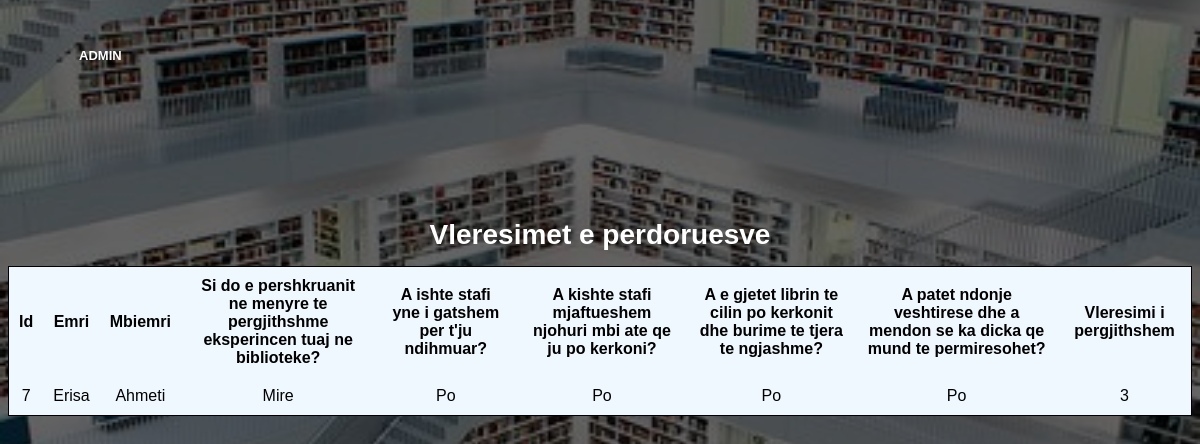
The app's page /shiko_vleresimet.php with its own data.
### tables this page shows
CREATE TABLE `review` (
  `review_id` int(11) NOT NULL,
  `pyetja1` text NOT NULL,
  `pyetja2` text NOT NULL,
  `pyetja3` text NOT NULL,
  `pyetja4` text NOT NULL,
  `pyetja5` text NOT NULL,
  `Vleresimi_pergjithshem` int(11) NOT NULL,
  `user_id` int(11) NOT NULL
);

CREATE TABLE `users` (
  `Id_User` int(30) NOT NULL,
  `role` varchar(30) NOT NULL,
  `username` varchar(30) NOT NULL,
  `password` varchar(30) NOT NULL,
  `name` varchar(30) NOT NULL,
  `lastname` varchar(30) NOT NULL,
  `email` varchar(30) NOT NULL,
  `phone` varchar(30) NOT NULL
);

### shiko_vleresimet.php (the view, shortened to what this page needs)
<?php
require("lidhja.php");
?>
<html>
<head>
</head>
<body>
    <?php
    $sql = "SELECT review.review_id, users.name, users.lastname, review.pyetja1, review.pyetja2,   review.pyetja3,   review.pyetja4,   review.pyetja5,  review.Vleresimi_pergjithshem
            FROM review
            JOIN users ON review.user_id = users.Id_User";
    $result  = mysqli_query($conn, $sql);
    ?>
    <div class="nav-links" id="navLinks">
        <p><a href="admin_main_page.php">ADMIN</a></p>
    </div>
    <table class="table-hover">
        <caption >Vleresimet e perdoruesve</caption>
  <thead>
    <tr>
      <th scope="col">Id</th>
      <th scope="col">Emri</th>
      <th scope="col">Mbiemri</th>
      <th scope="col">Si do e pershkruanit ne menyre te pergjithshme eksperincen tuaj ne biblioteke?</th>
      <th scope="col">A ishte stafi yne i gatshem per t'ju ndihmuar?</th>
      <th scope="col">A kishte stafi mjaftueshem njohuri mbi ate qe ju po kerkoni?</th>
      <th scope="col">A e gjetet librin te cilin po kerkonit dhe burime te tjera te ngjashme?</th>
      <th scope="col">A patet ndonje veshtirese dhe a mendon se ka dicka qe mund te permiresohet?</th>
      <th scope="col">Vleresimi i pergjithshem</th>
    </tr>
  </thead>
  <?php
            while ($row = mysqli_fetch_assoc($result)) {
                echo "<tr>";
                echo "<td>{$row['review_id']}</td>";
                echo "<td>{$row['name']}</td>";
                echo "<td>{$row['lastname']}</td>";
                echo "<td>{$row['pyetja1']}</td>";
                echo "<td>{$row['pyetja2']}</td>";
                echo "<td>{$row['pyetja3']}</td>";
                echo "<td>{$row['pyetja4']}</td>";
                echo "<td>{$row['pyetja5']}</td>";
                echo "<td>{$row['Vleresimi_pergjithshem']}</td>";
                echo "</tr>";
            }
            ?>
</table>
</body>
</html>

### shiko_vleresimet.php (style rules this page uses)
body { font-family: sans-serif; height: 100vh; background: url(images/White\ Library.jpg) center/cover no-repeat fixed; position: relative; }
body::before { content: ""; position: fixed; top: 0; left: 0; width: 100%; height: 100%; background: rgba(0, 0, 0, 0.6); z-index: -1; }
table { margin: 0 auto; margin-top: 100px; background-color: aliceblue; border-collapse: collapse; border: 1px solid black; }
td { padding: 5px; }
th, td { padding: 10px; text-align: center; }
caption { width: 700px; margin: auto; color: white; padding: 15px 0px; font-weight: bold; text-align: center; border-radius: 15px 15px 0px 0px; font-size: 28px; }
.nav-links { list-style: none; display: inline-block; padding: 2% 6%; justify-content: space-between; align-items: center; }
.nav-links a { color: white; font-weight: bold; text-decoration: none; font-size: 13px; }
.nav-links a::after { content: ''; width: 0%; height: 2px; background: red; display: block; margin: auto; transition: 0.5s; }

### records on screen
review: review_id "7", user.name "Erisa", user.lastname "Ahmeti", pyetja1 "Mire", pyetja2 "Po", pyetja3 "Po", pyetja4 "Po", pyetja5 "Po", Vleresimi_pergjithshem "3"
